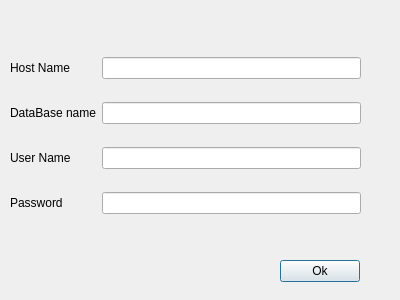
<?xml version="1.0" encoding="UTF-8"?>
<ui version="4.0">
 <class>Dialog</class>
 <widget class="QDialog" name="Dialog">
  <property name="geometry">
   <rect>
    <x>0</x>
    <y>0</y>
    <width>400</width>
    <height>300</height>
   </rect>
  </property>
  <property name="windowTitle">
   <string>Dialog</string>
  </property>
  <widget class="QWidget" name="gridLayoutWidget">
   <property name="geometry">
    <rect>
     <x>10</x>
     <y>40</y>
     <width>351</width>
     <height>191</height>
    </rect>
   </property>
   <layout class="QGridLayout" name="gridLayout">
    <item row="1" column="0">
     <widget class="QLabel" name="label_3">
      <property name="text">
       <string>DataBase name</string>
      </property>
     </widget>
    </item>
    <item row="0" column="0">
     <widget class="QLabel" name="label_1">
      <property name="text">
       <string>Host Name</string>
      </property>
     </widget>
    </item>
    <item row="3" column="0">
     <widget class="QLabel" name="label_4">
      <property name="text">
       <string>Password</string>
      </property>
     </widget>
    </item>
    <item row="2" column="0">
     <widget class="QLabel" name="label_2">
      <property name="text">
       <string>User Name</string>
      </property>
     </widget>
    </item>
    <item row="0" column="1">
     <widget class="QLineEdit" name="lineEdit"/>
    </item>
    <item row="1" column="1">
     <widget class="QLineEdit" name="lineEdit_2"/>
    </item>
    <item row="2" column="1">
     <widget class="QLineEdit" name="lineEdit_3"/>
    </item>
    <item row="3" column="1">
     <widget class="QLineEdit" name="lineEdit_4"/>
    </item>
   </layout>
  </widget>
  <widget class="QPushButton" name="end_dialog">
   <property name="geometry">
    <rect>
     <x>280</x>
     <y>260</y>
     <width>80</width>
     <height>22</height>
    </rect>
   </property>
   <property name="text">
    <string>Ok</string>
   </property>
  </widget>
 </widget>
 <resources/>
 <connections/>
</ui>
